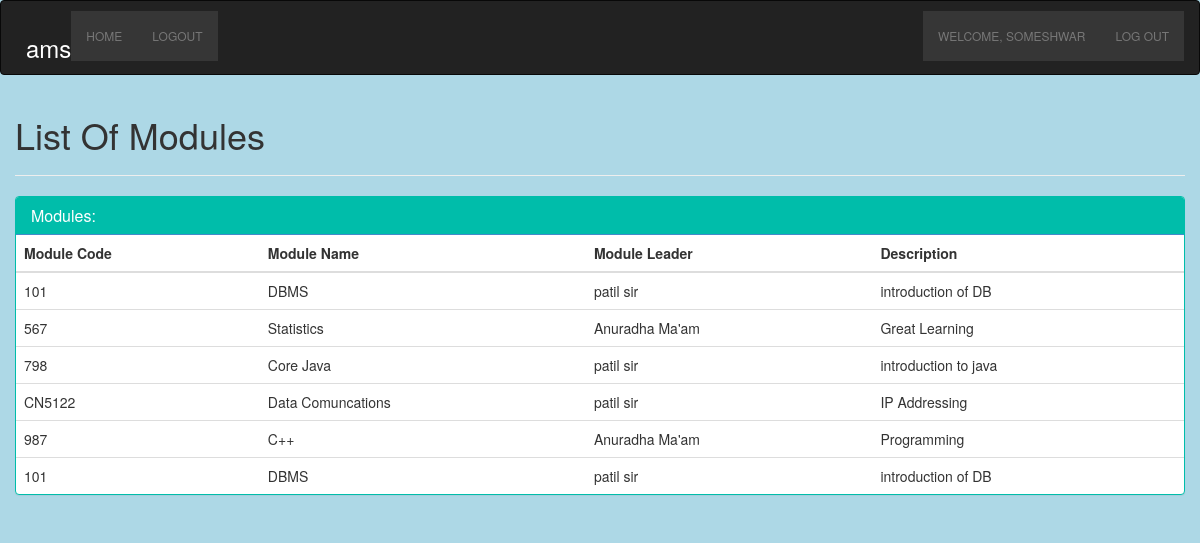
The page /lecturer/view-mod.php (signed in) on the database its author committed.
### tables this page shows
CREATE TABLE `module` (
  `id` int(9) NOT NULL,
  `module_code` varchar(7) NOT NULL,
  `module_name` varchar(50) NOT NULL,
  `module_leader` varchar(50) NOT NULL,
  `description` varchar(250) NOT NULL,
  `level` varchar(25) NOT NULL,
  `assessment1` varchar(50) NOT NULL,
  `assessment2` varchar(50) NOT NULL,
  `assessment3` varchar(50) NOT NULL,
  `lecturers_linked` varchar(250) NOT NULL,
  `engagement_points` varchar(500) NOT NULL
);

CREATE TABLE `users` (
  `id` varchar(8) NOT NULL,
  `name` varchar(25) NOT NULL,
  `surname` varchar(25) NOT NULL,
  `email` varchar(100) NOT NULL,
  `username` varchar(10) NOT NULL,
  `password` varchar(10) NOT NULL,
  `rank` varchar(15) NOT NULL,
  `level` int(1) NOT NULL
);

### lecturer/view-mod.php (the view, shortened to what this page needs)
<!DOCTYPE html>
<html>
  <?php
    include "../includes/header.php";
    include "../includes/student-navbar.php";
    include "../db_handler.php";
  ?>
  <link rel="stylesheet" href="https://maxcdn.bootstrapcdn.com/bootstrap/3.3.7/css/bootstrap.min.css">
<head>
    <link rel="stylesheet" type="text/css" href="bootstrap/css/bootstrap.min.css"/>
</head>
<body  style="background-color:lightblue">
<div class="container">
    <div class="row">
    	<h1>List Of Modules</h1>
    	<hr>
		<div class="panel panel-primary filterable" style="border-color: #00bdaa;">
            <div class="panel-heading" style="background-color: #00bdaa;">
                <h3 class="panel-title">Modules:</h3>
            </div>
            <table class="table">
                <thead>
                    <tr class="filters">
                        <th>Module Code</th>
                        <th>Module Name</th>
                        <th>Module Leader</th>
                        <th>Description</th>
                    </tr>
                </thead>
				<tbody>
				<?php
                    	$user = $_SESSION['id'];
						$sql = "SELECT level FROM users WHERE username = '$user'";
						$res = mysqli_query($conn, $sql);
						$test = mysqli_fetch_array($res);
						$level = $test['level'];
						$query = "SELECT * FROM module WHERE level = '$level'";
						$result = mysqli_query($conn, $query) or die(mysqli_error($conn));
						$output = '';
				        while($row = mysqli_fetch_array($result)) {
	                    	$output .= '
	                    	<tr>
	                        	<td>'.$row["module_code"].'</td>
	                            <td>'.$row["module_name"].'</td>';
	                            $lid = $row["module_leader"];
	                            $asql2 = "SELECT name, surname FROM users WHERE id = '$lid'";
								$res1 = mysqli_query($conn, $asql2) or die(mysqli_error($conn));
	                            while($arow = mysqli_fetch_array($res1)) {
			                    	$output .= '
			                            <td>'.$arow["name"].' '.$arow["surname"].'</td>
			                          ';
			                    }
	                            $output .= '
	                            	<td>'.$row["description"].'</td>
                        	</tr>
                          ';
	                    }
	                    echo $output;
                    ?>
					</tbody>
                </table>
            </div>
</html>

### includes/student-navbar.php (style rules this page uses)
div { display: block; }

### lecturer/view-mod.php (style rules this page uses)
.filterable { margin-top: 15px; }

### rows shown on the page
module: module_code "101", module_name "DBMS", description "introduction of DB"
users: name "patil", surname "sir"
module: module_code "567", module_name "Statistics", description "Great Learning"
users: name "Anuradha", surname "Ma'am"
module: module_code "798", module_name "Core Java", description "introduction to java"
module: module_code "CN5122", module_name "Data Comuncations", description "IP Addressing"
module: module_code "987", module_name "C++", description "Programming"
module: module_code "101", module_name "DBMS", description "introduction of DB"

### other values the page prints
$name "HOME"
$name "LOGOUT"
$_SESSION["id"] "SOMESHWAR"
